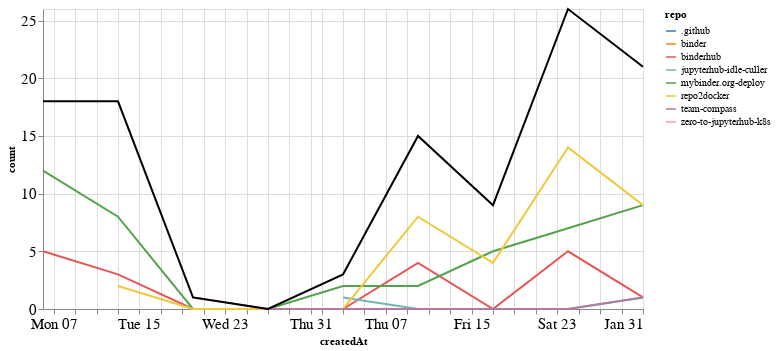

The code cell stored with this chart in its notebook:
### Markdown cell above
### Comments

### Code cell
comments_time = comments.groupby('repo').resample('W', on='createdAt').count()['author'].reset_index()
comments_time = comments_time.rename(columns={'author': 'count'})
comments_time_total = comments_time.groupby('createdAt').agg({"count": "sum"}).reset_index()
ch1 = alt.Chart(comments_time, width=600).mark_line().encode(
    x='createdAt',
    y='count',
    color='repo',
    tooltip="repo"
)

ch2 = alt.Chart(comments_time_total, width=600).mark_line(color="black").encode(
    x='createdAt',
    y='count',
)

ch1 + ch2

### Figure 1 — Vega-Lite specification as saved in the notebook (floating-point values rounded to 4 significant figures)
{"config": {"axisLeft": {"labelFontSize": 15}, "axisBottom": {"labelFontSize": 15}}, "layer": [{"data": {"name": "data-06ccaf88b444daa094aa5328e69efb0a"}, "mark": "line", "encoding": {"color": {"type": "nominal", "field": "repo"}, "tooltip": {"type": "nominal", "field": "repo"}, "x": {"type": "temporal", "field": "createdAt"}, "y": {"type": "quantitative", "field": "count"}}, "width": 600}, {"data": {"name": "data-5e85b8b0dad7e4cd345c684f1cc408a6"}, "mark": {"type": "line", "color": "black"}, "encoding": {"x": {"type": "temporal", "field": "createdAt"}, "y": {"type": "quantitative", "field": "count"}}, "width": 600}], "$schema": "https://vega.github.io/schema/vega-lite/v4.8.1.json", "datasets": {"data-06ccaf88b444daa094aa5328e69efb0a": [{"repo": ".github", "createdAt": "2020-12-06T00:00:00", "count": 1}, {"repo": "binder", "createdAt": "2021-01-10T00:00:00", "count": 1}, {"repo": "binderhub", "createdAt": "2020-12-06T00:00:00", "count": 5}, {"repo": "binderhub", "createdAt": "2020-12-13T00:00:00", "count": 3}, {"repo": "binderhub", "createdAt": "2020-12-20T00:00:00", "count": 0}, {"repo": "binderhub", "createdAt": "2020-12-27T00:00:00", "count": 0}, {"repo": "binderhub", "createdAt": "2021-01-03T00:00:00", "count": 0}, {"repo": "binderhub", "createdAt": "2021-01-10T00:00:00", "count": 4}, {"repo": "binderhub", "createdAt": "2021-01-17T00:00:00", "count": 0}, {"repo": "binderhub", "createdAt": "2021-01-24T00:00:00", "count": 5}, {"repo": "binderhub", "createdAt": "2021-01-31T00:00:00", "count": 1}, {"repo": "jupyterhub-idle-culler", "createdAt": "2021-01-03T00:00:00", "count": 1}, {"repo": "jupyterhub-idle-culler", "createdAt": "2021-01-10T00:00:00", "count": 0}, {"repo": "jupyterhub-idle-culler", "createdAt": "2021-01-17T00:00:00", "count": 0}, {"repo": "jupyterhub-idle-culler", "createdAt": "2021-01-24T00:00:00", "count": 0}, {"repo": "jupyterhub-idle-culler", "createdAt": "2021-01-31T00:00:00", "count": 1}, {"repo": "mybinder.org-deploy", "createdAt": "2020-12-06T00:00:00", "count": 12}, {"repo": "mybinder.org-deploy", "createdAt": "2020-12-13T00:00:00", "count": 8}, {"repo": "mybinder.org-deploy", "createdAt": "2020-12-20T00:00:00", "count": 0}, {"repo": "mybinder.org-deploy", "createdAt": "2020-12-27T00:00:00", "count": 0}, {"repo": "mybinder.org-deploy", "createdAt": "2021-01-03T00:00:00", "count": 2}, {"repo": "mybinder.org-deploy", "createdAt": "2021-01-10T00:00:00", "count": 2}, {"repo": "mybinder.org-deploy", "createdAt": "2021-01-17T00:00:00", "count": 5}, {"repo": "mybinder.org-deploy", "createdAt": "2021-01-24T00:00:00", "count": 7}, {"repo": "mybinder.org-deploy", "createdAt": "2021-01-31T00:00:00", "count": 9}, {"repo": "repo2docker", "createdAt": "2020-12-13T00:00:00", "count": 2}, {"repo": "repo2docker", "createdAt": "2020-12-20T00:00:00", "count": 0}, {"repo": "repo2docker", "createdAt": "2020-12-27T00:00:00", "count": 0}, {"repo": "repo2docker", "createdAt": "2021-01-03T00:00:00", "count": 0}, {"repo": "repo2docker", "createdAt": "2021-01-10T00:00:00", "count": 8}, {"repo": "repo2docker", "createdAt": "2021-01-17T00:00:00", "count": 4}, {"repo": "repo2docker", "createdAt": "2021-01-24T00:00:00", "count": 14}, {"repo": "repo2docker", "createdAt": "2021-01-31T00:00:00", "count": 9}, {"repo": "team-compass", "createdAt": "2020-12-20T00:00:00", "count": 1}, {"repo": "team-compass", "createdAt": "2020-12-27T00:00:00", "count": 0}, {"repo": "team-compass", "createdAt": "2021-01-03T00:00:00", "count": 0}, {"repo": "team-compass", "createdAt": "2021-01-10T00:00:00", "count": 0}, {"repo": "team-compass", "createdAt": "2021-01-17T00:00:00", "count": 0}, {"repo": "team-compass", "createdAt": "2021-01-24T00:00:00", "count": 0}, {"repo": "team-compass", "createdAt": "2021-01-31T00:00:00", "count": 1}, {"repo": "zero-to-jupyterhub-k8s", "createdAt": "2020-12-13T00:00:00", "count": 5}], "data-5e85b8b0dad7e4cd345c684f1cc408a6": [{"createdAt": "2020-12-06T00:00:00", "count": 18}, {"createdAt": "2020-12-13T00:00:00", "count": 18}, {"createdAt": "2020-12-20T00:00:00", "count": 1}, {"createdAt": "2020-12-27T00:00:00", "count": 0}, {"createdAt": "2021-01-03T00:00:00", "count": 3}, {"createdAt": "2021-01-10T00:00:00", "count": 15}, {"createdAt": "2021-01-17T00:00:00", "count": 9}, {"createdAt": "2021-01-24T00:00:00", "count": 26}, {"createdAt": "2021-01-31T00:00:00", "count": 21}]}}
